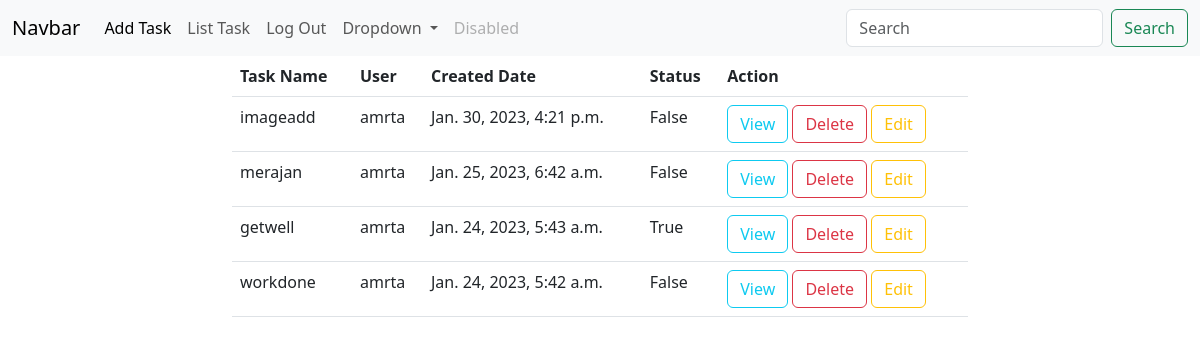
The app's page /task/all (signed in) with its own data.
### api/models.py (models this page shows, shortened)
class Tasks(models.Model):
    task_name=models.CharField(max_length=50)
    user=models.ForeignKey(User,on_delete=models.CASCADE)
    created_date=models.DateTimeField(auto_now_add=True)
    status=models.BooleanField(default=False)

### taskweb/views.py (the view)
# urls.py: path("task/all",views.TaskListView.as_view(),name="task-list"),
@method_decorator(signin_required,name="dispatch")
class TaskListView(View):
    def get(self,request,*args,**kwargs):
        qs=Tasks.objects.filter(user=request.user).order_by("-created_date")
        return render(request,"task-list.html",{"tasks":qs})

### taskweb/views.py (called while the page is built)
def signin_required(fn):
    def wrapper(request,*args,**kwargs):
        if not request.user.is_authenticated:
            return redirect("sign-in")
        else:
            return fn(request,*args,**kwargs)
    return wrapper

### taskweb/templates/task-list.html
{%extends 'base.html'%}
{%block body%}
<div class="container">
    <div class="row">
     <div class="col-2"></div>
     <div class="col-8">
         <table class="table">
             <tr>
                 <th>Task Name</th>
                 <th>User</th>
                 <th>Created Date</th>
                 <th>Status</th>
                 <th>Action</th>
             </tr>
             {%for t in tasks%}
                <tr>
                 <td>{{t.task_name}}</td>
                 <td>{{t.user}}</td>
                 <td>{{t.created_date}}</td>
                 <td>{{t.status}}</td>
                 <td>
                     <a href="{%url 'task-detail' t.id %}" class="btn btn-outline-info">View</a>
                     <a href="{%url 'task-delete' t.id%}" class="btn btn-outline-danger">Delete</a>
                     <a href="{%url 'task-edit' t.id%}" class="btn btn-outline-warning">Edit</a>
                 </td>
                </tr>
             {% endfor %}
         </table>
     </div>
     <div class="col-2"></div>
    </div>
 </div>
{%endblock%}

### taskweb/templates/base.html (shortened to what this page needs)
<!DOCTYPE html>
<html lang="en">
<head>
    <link href="https://cdn.jsdelivr.net/npm/bootstrap@5.3.0-alpha1/dist/css/bootstrap.min.css" rel="stylesheet">
</head>
<body>
    <nav class="navbar navbar-expand-lg bg-body-tertiary">
        <div class="container-fluid">
          <a class="navbar-brand" href="#">Navbar</a>
          <div class="collapse navbar-collapse" id="navbarSupportedContent">
            <ul class="navbar-nav me-auto mb-2 mb-lg-0">
              <li class="nav-item">
                <a class="nav-link active" aria-current="page" href="{%url 'task-add'%}">Add Task</a>
              </li>
              <li class="nav-item">
                <a class="nav-link" href="{%url 'task-list'%}">List Task</a>
              </li>
              <li class="nav-item">
                <a class="nav-link" href="{%url 'signout'%}">Log Out</a>
              </li>
              <li class="nav-item dropdown">
                <a class="nav-link dropdown-toggle" href="#" role="button" data-bs-toggle="dropdown" aria-expanded="false">
                  Dropdown
                </a>
              </li>
              <li class="nav-item">
                <a class="nav-link disabled">Disabled</a>
              </li>
            </ul>
            <form class="d-flex" role="search">
              <input class="form-control me-2" type="search" placeholder="Search" aria-label="Search">
              <button class="btn btn-outline-success" type="submit">Search</button>
            </form>
          </div>
        </div>
      </nav>
      {%block body%}
      {%endblock%}
</body>
</html>

### records on screen
Tasks: task_name "imageadd", user "amrta", created_date "Jan. 30, 2023, 4:21 p.m.", status "False"
Tasks: task_name "merajan", user "amrta", created_date "Jan. 25, 2023, 6:42 a.m.", status "False"
Tasks: task_name "getwell", user "amrta", created_date "Jan. 24, 2023, 5:43 a.m.", status "True"
Tasks: task_name "workdone", user "amrta", created_date "Jan. 24, 2023, 5:42 a.m.", status "False"
